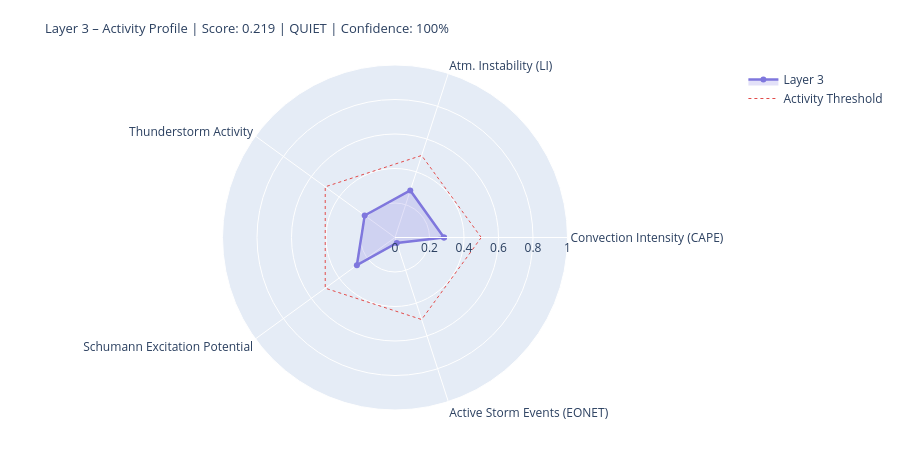

Source (notebook cell):
### Markdown cell above
---
## 4. State Assessment & Handoff to Layer 4/5

### Code cell
# ============================================================
# LAYER-3-SCORE
# Five dynamic components
# ============================================================

def norm(v, lo, hi):
    if v is None or (isinstance(v, float) and math.isnan(v)): return None
    return round(max(0.0, min(1.0, (v - lo) / (hi - lo))), 4)

# --- 1) Convection intensity (global CAPE mean) ---
cape_mean = df_atm['cape'].dropna().mean() if not df_atm.empty else None
conv_score = norm(cape_mean, 0, 3000)
conv_src   = 'primary' if cape_mean is not None else 'missing'

# --- 2) Atmospheric instability (LI mean) ---
li_mean   = df_atm['li'].dropna().mean() if not df_atm.empty else None
# Negative LI = unstable → higher score
instab_score = norm(-li_mean if li_mean is not None else None, -6, 6)
instab_src   = 'primary' if li_mean is not None else 'missing'

# --- 3) Thunderstorm activity (mean thunder score + WMO count) ---
thunder_mean = df_atm['thunder_score'].mean() if not df_atm.empty else None
n_thunder    = int(df_atm['thunderstorm'].sum()) if not df_atm.empty else 0
thunder_score_val = norm(
    (thunder_mean or 0) * 0.7 + n_thunder * 0.1, 0, 1.0
) if thunder_mean is not None else None
thunder_src = 'primary'

# --- 4) Schumann excitation potential (weighted Schumann contribution) ---
schumann_pot = df_atm['schumann_contribution'].mean() if not df_atm.empty else None
# Boosted by Layer-2 thunderstorm trigger
if schumann_pot is not None and l2_thunder:
    schumann_pot = min(1.0, schumann_pot * 1.2)
schumann_score = norm(schumann_pot, 0, 1.0) if schumann_pot is not None else None
schumann_src   = 'derived'

# --- 5) Storm activity (NASA EONET) ---
# Distinction: None = data not loaded, 0.0 = loaded but no events
storm_score = None
storm_src   = 'missing'
if raw.get('storms') is not None:          # API reached successfully
    storm_score = norm(len(storm_events), 0, 30) if storm_events else 0.0
    storm_src   = 'primary'

# X-Ray and Kp: context only, not in dynamic score
# (X-Ray = Layer-0/4 driver; Kp = geomagnetic index, not a lightning proxy)
xray_context = None
if raw.get('xray'):
    df_xc = pd.DataFrame(raw['xray'])
    fc = next((c for c in df_xc.columns
               if any(k in c.lower() for k in ['flux','long']) and 'time' not in c.lower()),
              df_xc.columns[1])
    df_xc[fc] = pd.to_numeric(df_xc[fc], errors='coerce')
    xray_last = df_xc[fc].dropna().iloc[-1] if not df_xc[fc].dropna().empty else None
    if xray_last:
        xray_class = ('X' if xray_last>=1e-4 else 'M' if xray_last>=1e-5
                      else 'C' if xray_last>=1e-6 else 'B')
        xray_context = {'flux': float(xray_last), 'class': xray_class}
        print(f'X-Ray context: {xray_class}-class ({xray_last:.2e} W/m²)')

# --- Aggregate ---
COMPONENTS = {
    'Convection Intensity (CAPE)':  {'score': conv_score,       'source': conv_src,    'dynamic': True},
    'Atm. Instability (LI)':         {'score': instab_score,     'source': instab_src,  'dynamic': True},
    'Thunderstorm Activity':              {'score': thunder_score_val, 'source': thunder_src, 'dynamic': True},
    'Schumann Excitation Potential':   {'score': schumann_score,   'source': schumann_src,'dynamic': True},
    'Active Storm Events (EONET)': {'score': storm_score,      'source': storm_src,   'dynamic': True},
}

available   = {k: v['score'] for k, v in COMPONENTS.items() if v['score'] is not None}
unavailable = [k for k, v in COMPONENTS.items() if v['score'] is None]
layer3_score = round(sum(available.values()) / len(available), 4) if available else None
confidence   = round(len(available) / len(COMPONENTS), 2)
level = ('unknown' if layer3_score is None
         else 'quiet'   if layer3_score < 0.3
         else 'moderate' if layer3_score < 0.6
         else 'active')
dominant_l3 = max(available, key=available.get) if available else 'none'

# --- Ausgabe ---
W = 68
print('=' * W)
print('LAYER 3 – ATMOSPHERE / WEATHER / THUNDERSTORMS – STATE ASSESSMENT')
print('=' * W)
for name, comp in COMPONENTS.items():
    s = comp['score']
    if s is not None:
        bar = '█' * int(s * 20) + '░' * (20 - int(s * 20))
        print(f'  {name:<36} {bar}  {s:.3f}  [{comp["source"]}]')
    else:
        print(f'  {name:<36} {"─" * 20}  n/a   [missing]')
print('-' * W)
print(f'  Score:        {layer3_score:.3f}  ({len(available)}/{len(COMPONENTS)} components)')
print(f'  Confidence:   {confidence:.0%}')
print(f'  Level:        {level.upper()}')
print(f'  Dominant:     {dominant_l3}')
print(f'  CAPE mean:    {cape_mean:.0f} J/kg' if cape_mean else '  CAPE mean:    n/a')
print(f'  LI mean:      {li_mean:.1f} K' if li_mean is not None else '  LI mean:      n/a')
print(f'  Thunderstorms:{n_thunder} points (WMO)  +  {len(storm_events)} NASA EONET')
print('=' * W)

# Radar
cats   = list(available.keys())
vals_r = list(available.values())
if len(cats) >= 3:
    fig = go.Figure()
    fig.add_trace(go.Scatterpolar(
        r=vals_r + [vals_r[0]], theta=cats + [cats[0]],
        fill='toself', fillcolor='rgba(127,119,221,0.22)',
        line=dict(color='#7F77DD', width=2.5), name='Layer 3'
    ))
    fig.add_trace(go.Scatterpolar(
        r=[0.5] * (len(cats)+1), theta=cats + [cats[0]],
        line=dict(color='#E24B4A', dash='dot', width=1),
        mode='lines', name='Activity Threshold'
    ))
    fig.update_layout(
        title=dict(
            text=f'Layer 3 – Activity Profile | Score: {layer3_score:.3f} | {level.upper()} | Confidence: {confidence:.0%}',
            font=dict(size=13)
        ),
        polar=dict(radialaxis=dict(visible=True, range=[0, 1])),
        height=450, showlegend=True,
        margin=dict(l=60, r=60, t=65, b=40)
    )
    fig.show()

### Figure 1 — Plotly figure (JSON) as saved in the notebook; plotly's stock layout.template omitted (floating-point values rounded to 4 significant figures)
{"data": [{"fill": "toself", "fillcolor": "rgba(127,119,221,0.22)", "line": {"color": "#7F77DD", "width": 2.5}, "name": "Layer 3", "r": [0.284, 0.2867, 0.2171, 0.2732, 0.0333, 0.284], "theta": ["Convection Intensity (CAPE)", "Atm. Instability (LI)", "Thunderstorm Activity", "Schumann Excitation Potential", "Active Storm Events (EONET)", "Convection Intensity (CAPE)"], "type": "scatterpolar"}, {"line": {"color": "#E24B4A", "dash": "dot", "width": 1}, "mode": "lines", "name": "Activity Threshold", "r": [0.5, 0.5, 0.5, 0.5, 0.5, 0.5], "theta": ["Convection Intensity (CAPE)", "Atm. Instability (LI)", "Thunderstorm Activity", "Schumann Excitation Potential", "Active Storm Events (EONET)", "Convection Intensity (CAPE)"], "type": "scatterpolar"}], "layout": {"height": 450, "margin": {"b": 40, "l": 60, "r": 60, "t": 65}, "polar": {"radialaxis": {"range": [0, 1], "visible": true}}, "showlegend": true, "title": {"font": {"size": 13}, "text": "Layer 3 – Activity Profile | Score: 0.219 | QUIET | Confidence: 100%"}}}
